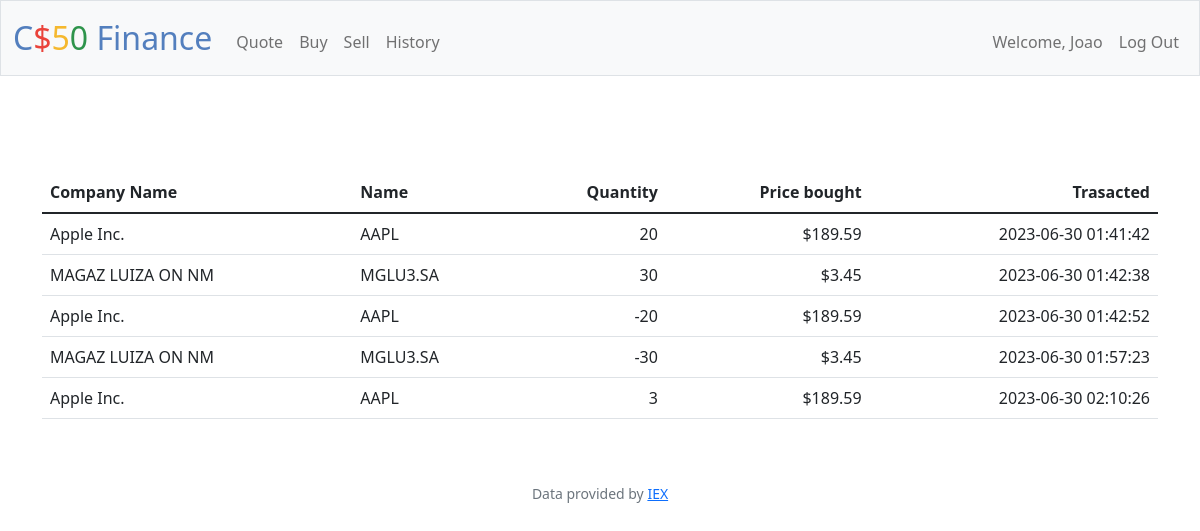
Screenshot of /history (signed in) with the database file from the repository.
### tables this page shows
CREATE TABLE users (id INTEGER PRIMARY KEY AUTOINCREMENT NOT NULL, username TEXT NOT NULL, hash TEXT NOT NULL, cash NUMERIC NOT NULL DEFAULT 10000.00);

CREATE TABLE logs (
    id INTEGER NOT NULL,
    companyName TEXT NOT NULL,
    symbol TEXT NOT NULL,
    transactionPrice NUMERIC NOT NULL,
    action TEXT NOT NULL,
    quantity INTEGER NOT NULL,
    totalPrice NUMERIC GENERATED ALWAYS AS (transactionPrice * quantity) STORED,
    time DATETIME DEFAULT CURRENT_TIMESTAMP, 
    FOREIGN KEY(id) REFERENCES users(id)
);

### app.py (the view)
@app.route("/history")
@login_required
def history():
    logs = db.execute("SELECT symbol,companyName, transactionPrice, time, quantity FROM logs WHERE id = ?", session['user_id'])
    return render_template("history.html", stocks=logs)

### app.py (called while the page is built)
@app.before_request
def before_request():
    if session.get('user_id'):
        username = db.execute('SELECT username FROM users WHERE id LIKE ?', session.get('user_id'))
        g.username = username[0]['username']
    else:
        g.username = None

@app.after_request
def after_request(response):
    response.headers["Cache-Control"] = "no-cache, no-store, must-revalidate"
    response.headers["Expires"] = 0
    response.headers["Pragma"] = "no-cache"
    return response

### helpers.py (called while the page is built)
def login_required(f):
    @wraps(f)
    def decorated_function(*args, **kwargs):
        if session.get("user_id") is None:
            return redirect("/login")
        return f(*args, **kwargs)
    return decorated_function

### templates/history.html (shortened to what this page needs)
{% extends "layout.html" %}
{% block main %}
    <div class="container mx-auto">
        {% if stocks %}
            <table class="table mt-5 text-end">
                <thead>
                    <tr>
                        <th class="text-start">Company Name</th>
                        <th class="text-start">Name</th>
                        <th>Quantity</th>
                        <th>Price bought</th>
                        <th>Trasacted</th>
                    </tr>
                </thead>
                <tbody>
                    {% for row in stocks %}
                    <tr>
                        <td class="text-start"> {{ row['companyName']}}</td>
                        <td class="text-start"> {{ row['symbol'] }} </td>
                        <td> {{ row['quantity'] }} </td>
                        <td> ${{ row['transactionPrice'] }} </td>
                        <td> {{ row['time'] }} </td>
                    </tr>
                    {% endfor %}
                </tbody>
            </table>
        {% endif %}
    </div>
{% endblock %}

### templates/layout.html (shortened to what this page needs)
<!DOCTYPE html>
<html lang="en">
    <head>
        <link href="https://cdn.jsdelivr.net/npm/bootstrap@5.1.3/dist/css/bootstrap.min.css" rel="stylesheet">
        <link href="/static/styles.css" rel="stylesheet">
    </head>
    <body>
        <nav class="bg-light border navbar navbar-expand-md navbar-light">
            <div class="container-fluid">
                <a class="navbar-brand" href="/"><span class="blue">C</span><span class="red">$</span><span class="yellow">5</span><span class="green">0</span> <span class="blue">Finance</span></a>
                <div class="collapse navbar-collapse" id="navbar">
                    {% if session["user_id"] %}
                        <ul class="navbar-nav me-auto mt-2">
                            <li class="nav-item"><a class="nav-link" href="/quote">Quote</a></li>
                            <li class="nav-item"><a class="nav-link" href="/buy">Buy</a></li>
                            <li class="nav-item"><a class="nav-link" href="/sell">Sell</a></li>
                            <li class="nav-item"><a class="nav-link" href="/history">History</a></li>
                        </ul>
                        <ul class="navbar-nav ms-auto mt-2">
                            <li class="nav-item"><a href="/" class="nav-link">Welcome, {{ g.username }}</a>  </li>
                            <li class="nav-item"><a class="nav-link" href="/logout">Log Out</a></li>
                        </ul>
                    {% else %}
                        <ul class="navbar-nav ms-auto mt-2">
                            <li class="nav-item"><a class="nav-link" href="/register">Register</a></li>
                            <li class="nav-item"><a class="nav-link" href="/login">Log In</a></li>
                        </ul>
                    {% endif %}
                </div>
            </div>
        </nav>
        <main class="container-fluid py-5 text-center">
            {% block main %}{% endblock %}
        </main>
        <footer class="mb-5 small text-center text-muted">
            Data provided by <a href="https://iexcloud.io/">IEX</a>
        </footer>
    </body>
</html>

### static/styles.css (style rules this page uses)
nav .navbar-brand { font-size: xx-large; }
nav .navbar-brand .blue { color: #537fbe; }
nav .navbar-brand .red { color: #ea433b; }
nav .navbar-brand .yellow { color: #f5b82e; }
nav .navbar-brand .green { color: #2e944b; }

### rows the page displays
users: username "Joao"
logs: companyName "Apple Inc.", symbol "AAPL", quantity "20", transactionPrice "189.59", time "2023-06-30 01:41:42"
logs: companyName "MAGAZ LUIZA ON NM", symbol "MGLU3.SA", quantity "30", transactionPrice "3.45", time "2023-06-30 01:42:38"
logs: companyName "Apple Inc.", symbol "AAPL", quantity "-20", transactionPrice "189.59", time "2023-06-30 01:42:52"
logs: companyName "MAGAZ LUIZA ON NM", symbol "MGLU3.SA", quantity "-30", transactionPrice "3.45", time "2023-06-30 01:57:23"
logs: companyName "Apple Inc.", symbol "AAPL", quantity "3", transactionPrice "189.59", time "2023-06-30 02:10:26"
